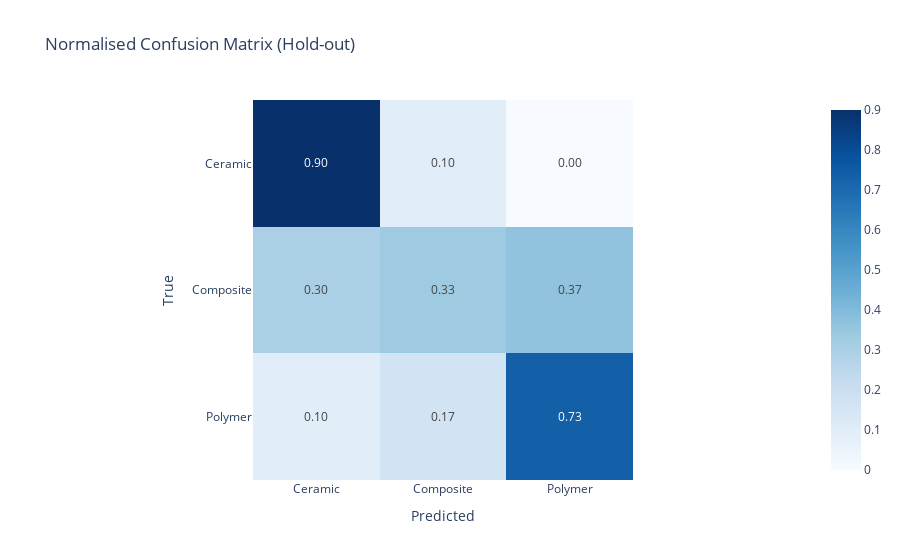

Here is the notebook cell this chart was saved with:
### Markdown cell above
### 4.2 Confusion Matrix and Error Diagnostics
Confusion matrices reveal systematic confusions and are typically required in peer-reviewed THz classification studies. We compute the matrix on the hold-out split and annotate normalised rates.

### Code cell
from sklearn.metrics import confusion_matrix

cm = confusion_matrix(y_test, y_pred, labels=CLASS_NAMES, normalize="true")
cm_df = pd.DataFrame(cm, index=CLASS_NAMES, columns=CLASS_NAMES)
fig_cm = px.imshow(cm_df, text_auto=".2f", color_continuous_scale="Blues",
                    title="Normalised Confusion Matrix (Hold-out)")
fig_cm.update_layout(xaxis_title="Predicted", yaxis_title="True")
fig_cm.show()
fig_cm.write_html(ARTIFACT_DIR / "confusion_matrix.html")
try:
    fig_cm.write_image(ARTIFACT_DIR / "confusion_matrix.png", width=700, height=600)
except Exception as exc:
    warnings.warn(f"PNG export for confusion matrix failed: {exc}")

### Figure 1 — Plotly figure (JSON) as saved in the notebook; plotly's stock layout.template omitted (floating-point values rounded to 4 significant figures)
{"data": [{"coloraxis": "coloraxis", "hovertemplate": "x: %{x}<br>y: %{y}<br>color: %{z}<extra></extra>", "name": "0", "texttemplate": "%{z:.2f}", "type": "heatmap", "x": ["Ceramic", "Composite", "Polymer"], "xaxis": "x", "y": ["Ceramic", "Composite", "Polymer"], "yaxis": "y", "z": [[0.9, 0.1, 0.0], [0.3, 0.3333, 0.3667], [0.1, 0.1667, 0.7333]]}], "layout": {"coloraxis": {"colorscale": [[0, "rgb(247,251,255)"], [0.125, "rgb(222,235,247)"], [0.25, "rgb(198,219,239)"], [0.375, "rgb(158,202,225)"], [0.5, "rgb(107,174,214)"], [0.625, "rgb(66,146,198)"], [0.75, "rgb(33,113,181)"], [0.875, "rgb(8,81,156)"], [1, "rgb(8,48,107)"]]}, "title": {"text": "Normalised Confusion Matrix (Hold-out)"}, "xaxis": {"anchor": "y", "constrain": "domain", "domain": [0, 1], "scaleanchor": "y", "title": {"text": "Predicted"}}, "yaxis": {"anchor": "x", "autorange": "reversed", "constrain": "domain", "domain": [0, 1], "title": {"text": "True"}}}}
